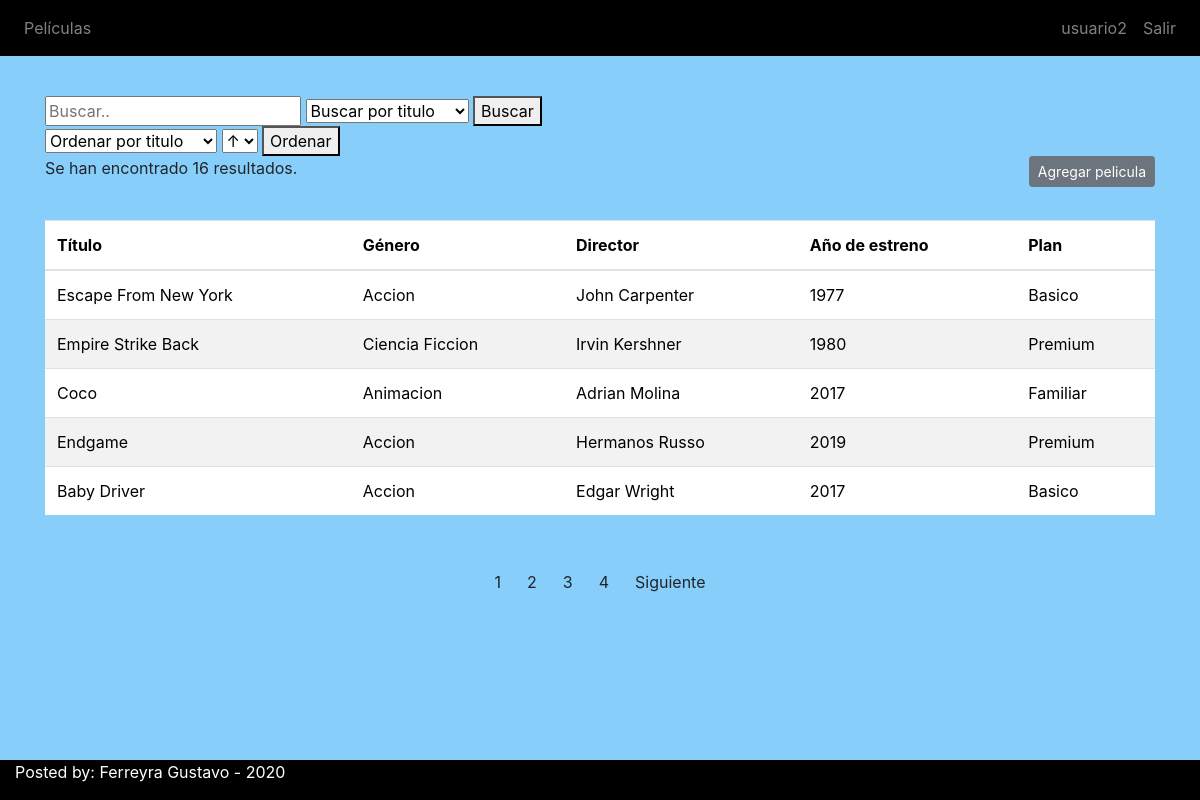
Screenshot of /capaPresentacion/index.php (signed in) with the database file from the repository.
### tables this page shows
CREATE TABLE IF NOT EXISTS `peliculas` (
  `id` int(100) NOT NULL AUTO_INCREMENT,
  `titulo` varchar(45) NOT NULL,
  `genero_id` int(45) NOT NULL,
  `director` varchar(45) NOT NULL,
  `anio_estreno` int(4) NOT NULL,
  `plan_id` int(45) NOT NULL,
  PRIMARY KEY (`id`)
);

CREATE TABLE IF NOT EXISTS `generos` (
  `id` int(100) NOT NULL AUTO_INCREMENT,
  `genero` varchar(45) NOT NULL,
  PRIMARY KEY (`id`)
);

CREATE TABLE IF NOT EXISTS `planes` (
  `id` int(100) NOT NULL AUTO_INCREMENT,
  `plan` varchar(45) NOT NULL,
  PRIMARY KEY (`id`)
);

### capaNegocio/tablaControlador.php (called while the page is built, shortened)
<?php
require_once("../capaDatos/claseConexion.php");
class Tabla{
    private $baseDeDatos;
    private $cantFilas;
    private $csql;
    public function __construct($tabla){
        $this ->tabla = $tabla;
        $this ->csql = "SELECT * FROM $this->tabla";
        $this ->baseDeDatos = new Conexion();
    }
    private function setCantFilas(){
        $this ->cantFilas = mysqli_num_rows($this->baseDeDatos->Consulta($this->csql));
    }
    public function getCantFilas(){
        return $this ->cantFilas;
    }
    public function limitarTabla($cantidad, $desde){
        $this->setCantFilas();
        $this->csql = $this->csql." LIMIT $cantidad OFFSET $desde";
    }
    public function mostrarPlan($idp){
        $csql = "SELECT plan FROM planes WHERE id='$idp'";
        $planes = $this->baseDeDatos->Consulta($csql);
        $plan = mysqli_fetch_array($planes);
        return $plan["plan"];
    }
    public function mostrarGenero($idg){
        $csql = "SELECT genero FROM generos WHERE id='$idg'";
        $generos = $this->baseDeDatos->Consulta($csql);
        $genero = mysqli_fetch_array($generos);
        return $genero["genero"];
    }
    public function cambiarPagina($pag, $num){
        return $pag+$num;
    }
    public function devolverTabla(){
        return $this->baseDeDatos->Consulta($this->csql);
    }
}

### capaDatos/claseConexion.php (called while the page is built)
<?php
class Conexion{
    private $server = "localhost";
    private $usr = "root";
    private $pass = "";
    private $db = "movie_plus";
    public function Consulta($csql){
        $conectar = mysqli_connect($this->server,$this->usr,$this->pass,$this->db);
        return mysqli_query($conectar,$csql);
    }
}
?>

### capaPresentacion/seccion/peliculas.php (the view, shortened to what this page needs)
<?php
require_once("../capaNegocio/tablaControlador.php");
        $tabla = new Tabla("peliculas");
        $pagina = $_GET["pagina"] ?? 1;
        $cantFilas = 5;
        $url = "index.php?seccion=peliculas";
        $tabla->limitarTabla($cantFilas, ($pagina - 1 )*$cantFilas);
        $resultado = $tabla->devolverTabla();
        $paginas = $tabla->getCantFilas();
?>
<ul class="navbar-nav ml-0">
                  <li class="nav-item">
                <div class="search-container">
                  <form action="index.php">
                    <input required type="text" placeholder="Buscar.." name="buscar">
                    <SELECT name="filtro">
                      <option value="titulo">Buscar por titulo</option>;
                    </SELECT>
                    <button type="submit">Buscar</button>
                  </form>
                </div>
                </li>
                  </ul>
                  <?php
        if (!isset($_GET["buscar"])){
          ?>
                  <ul class="navbar-nav ml-0">
                  <li class="nav-item">
                <div class="search-container">
                  <form action="index.php">
                  <SELECT name="ordenar">
                      <option value="titulo">Ordenar por titulo</option>;
                    </SELECT>
                    <SELECT name="orientacion">
                      <option value="ASC">↑</option>;
                    </SELECT>
                    <button type="submit">Ordenar</button>
                  </form>
                </div>
                </li>
                  </ul>
                  <?php
                }else{
                  ?>
        <a href="../capaNegocio/imprimir.php?buscar=<?=$_GET['buscar']?>&filtro=<?=$_GET['filtro']?>"><button type="submit"  class="btn btn-sm btn-secondary float-left">Imprimir tabla</button></a>
        <?php
                }
                  ?>
        <a href="index.php?seccion=agregarPel"><button type="submit"  class="btn btn-sm btn-secondary float-right">Agregar pelicula</button></a>
        <?php
        if ($paginas <= 0){
          ?>
        <h1>No se encontraron coincidencias</h1>
        <?php
                }else{
                  ?>
<table class="table bloque">
    <thead>
        <tr>
            <th>Título</th>
            <th>Género</th>
            <th>Director</th>
            <th>Año de estreno</th>
            <th>Plan</th>
        </tr>
    </thead>
<tbody>
<p>Se han encontrado <?= $paginas ?> resultados.</p>
<?php
    while($filatabla = mysqli_fetch_array($resultado)){
        $idp =  $filatabla['plan_id'];
        $idg =  $filatabla['genero_id'];
?>
    <tr>
      <td><?php echo ucwords($filatabla['titulo']); ?></td>
      <td><?php echo ucwords($tabla->mostrarGenero($idg));?></td>
      <td><?php echo ucwords($filatabla['director']); ?></td>
      <td><?php echo $filatabla['anio_estreno']; ?></td>
      <td><?php echo ucwords($tabla->mostrarPlan($idp));?></td>
    </tr>
              <?php  }
echo "<br>";
?>
</tbody>
  </table>
  <div class="container my-5 text-center">
<?php
    for ($i = 0; $i < $paginas / $cantFilas; $i++) {
        echo "<tr><td><a href=$url&pagina=".($i + 1)."><button type=submit class=btn btn-sm btn-primary>".($i + 1)."</button></a></td>";
    }
    if($pagina < $paginas / $cantFilas){
    echo "<td><a href=$url&pagina=".$tabla->cambiarPagina($pagina, 1)."><button type=submit class=btn btn-sm btn-primary>Siguiente</button></a></td></tr>";
    }
    ?>
    <?php
                }
                  ?>
  </div>

### capaPresentacion/index.php (shortened to what this page needs)
<!doctype html>
<html lang="es">
  <head>
    <link rel="stylesheet" href="https://stackpath.bootstrapcdn.com/bootstrap/4.3.1/css/bootstrap.min.css">
    <link rel="stylesheet" href="../css/styles.css">
  </head>
  <body>
  <header>
  <nav class="navbar navbar-expand-sm  navbar-custom navbar-dark fixed-top">
            <div class="collapse navbar-collapse" id="collapsibleNavbar">
                <ul class="navbar-nav mr-auto">
                <li class="nav-item">
                    <a class="nav-link" href="index.php?seccion=peliculas">Películas</a>
                </li>
                <?php
                if(isset($_SESSION["usuario"])):
            ?>
            </ul>
                <ul class="navbar-nav mr-0">
                <li class="nav-item">
                <a class="nav-link" href="index.php?seccion=editarUsuario&usuario=<?= $_SESSION["usuario"]["id"]; ?>"><?= $_SESSION["usuario"]["nombre"]; ?></a>
                 </li>
                <li class="nav-item">
                    <a class="nav-link" href="../capaNegocio/logout.php">Salir</a>
                </li>
                <?php
                endif;
                ?>
            </ul>
            </div>
        </nav>
        </header>
        <main>
        <div class="container my-5">
        <?php
            $seccion = $_GET["seccion"] ?? "peliculas";
            if(!isset($_SESSION["usuario"]) && $seccion != "login"):
              ?>
              <h1>Debes iniciar sesión para ver el contenido</h1>
              <?php
              else:
                  ?>
              <?php
                require_once("seccion/$seccion.php");
          endif;
        ?>
        </div>
        </main>
        <footer>
     <div class="container-fluid mb-0">
      <div class="row">
       <div class="col-xl-8 col-lg-8 col-md-8 col-xs-6">
        <p>Posted by: Ferreyra Gustavo - 2020</p>
     </div>
     </div>
     </div>
 </footer>
  </body>
</html>

### css/styles.css (style rules this page uses)
.bloque { background-color: white; color: black; margin-bottom: 2em; }
.bloque tr:nth-child(even) { background-color: #f2f2f2; }
main { padding-top: 3em; padding-bottom: 1em; }
.navbar-custom { background-color:black; }
footer { background-color: black; color: white; position: absolute; bottom: 0; width: 100%; }
html, body { position: relative; min-height: 100vh; background-color: lightskyblue; }
ul, li { display:inline }

### rows the page displays
peliculas: titulo "Escape From New York", genero.genero "Accion", director "John Carpenter", anio_estreno "1977", plan.plan "Basico"
peliculas: titulo "Empire Strike Back", genero.genero "Ciencia Ficcion", director "Irvin Kershner", anio_estreno "1980", plan.plan "Premium"
peliculas: titulo "Coco", genero.genero "Animacion", director "Adrian Molina", anio_estreno "2017", plan.plan "Familiar"
peliculas: titulo "Endgame", genero.genero "Accion", director "Hermanos Russo", anio_estreno "2019", plan.plan "Premium"
peliculas: titulo "Baby Driver", genero.genero "Accion", director "Edgar Wright", anio_estreno "2017", plan.plan "Basico"

### other values shown
$_SESSION["usuario"]["nombre"] "usuario2"
$paginas "16"
